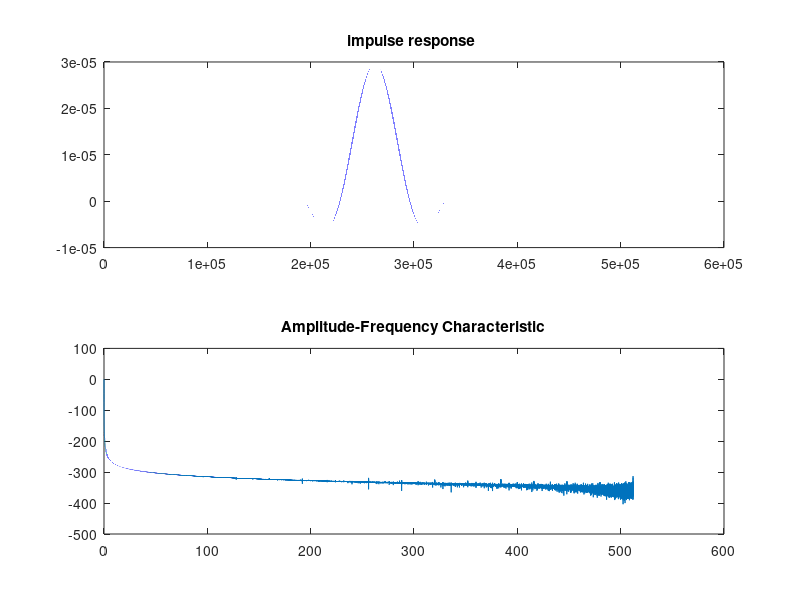

The MATLAB script that drew this image:
clear;
clc;
close all;

N = 65536;
TAPS = 8;
fs = 1024;
f= fs/N;

wn = f*2/fs;
ft = 'LOW';
w = 'Hanning';

lpf = fir1(TAPS*N-1,wn,ft,hanning(TAPS*N));

subplot(2,1,1);
plot(lpf);
title('impulse response ');

subplot(2,1,2);
m_lpf = 20*log(abs(fft(lpf)))/log(10);
x = 0:(fs/length(lpf)):fs/2;
plot(x,m_lpf(1:length(x)));
title('Amplitude-Frequency Characteristic');
fp = fopen('matlab_fir_weights.dat','w');
fwrite(fp,lpf,'float32');
fclose(fp);
